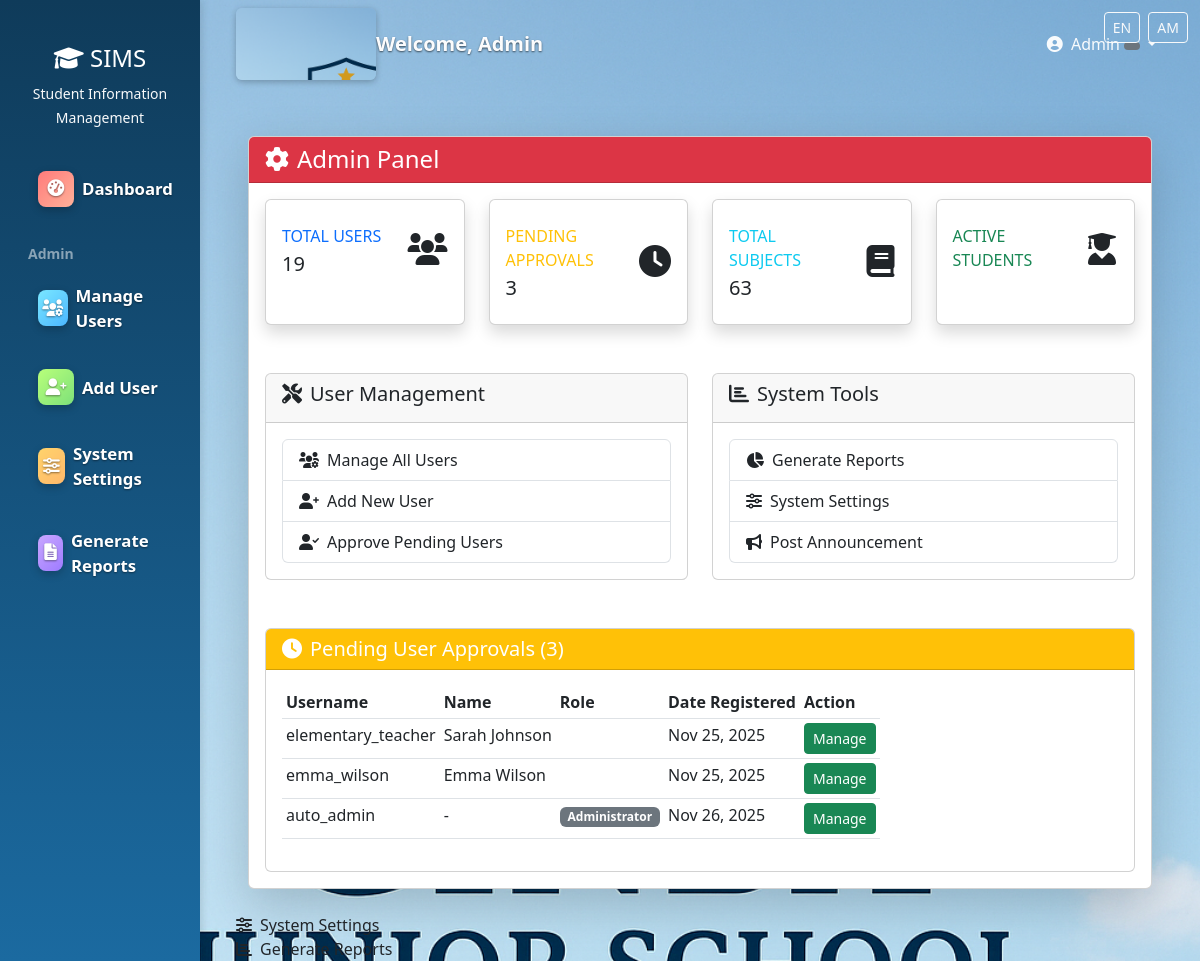
The page /users/admin-panel/ (signed in) on the database as committed earlier.
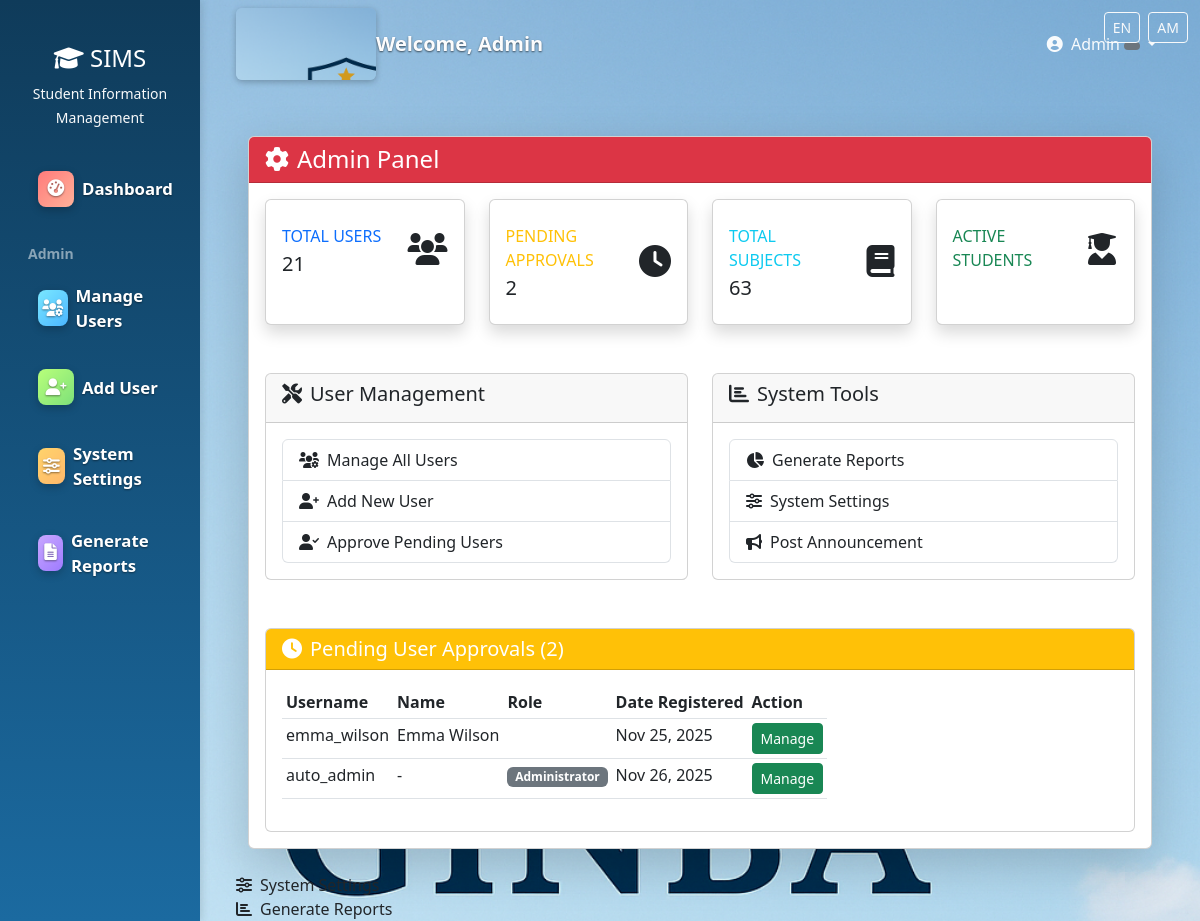
The same page on the database as committed later.
### users/models.py (models this page shows, shortened)
class User(AbstractUser):
    ROLE_CHOICES = (
        ('admin', 'Administrator'),
        ('teacher', 'Teacher'),
        ('student', 'Student'),
        ('registrar', 'Registrar'),
        ('finance', 'Finance Officer'),
        ('parent', 'Parent'),
    )
    role = models.CharField(max_length=20, choices=ROLE_CHOICES)
    phone = models.CharField(max_length=15, blank=True)
    address = models.TextField(blank=True)
    date_of_birth = models.DateField(null=True, blank=True)
    profile_picture = models.ImageField(upload_to='profiles/', null=True, blank=True)
    is_approved = models.BooleanField(default=False)
    created_at = models.DateTimeField(auto_now_add=True)

### users/admin_views.py (the view)
# urls.py: path('admin-panel/', admin_views.admin_panel, name='admin_panel'),
@login_required
def admin_panel(request):
    if not (getattr(request.user, 'role', None) == 'admin' or request.user.is_superuser):
        messages.error(request, "You don't have permission to access this page.")
        return redirect('dashboard')
    try:
        total_subjects = Subject.objects.filter(is_active=True).count()
    except Exception:
        total_subjects = 0  # Default value if subjects table doesn't exist
    stats = {
        'total_users': User.objects.count(),
        'pending_approvals': User.objects.filter(is_approved=False).count(),
        'total_subjects': total_subjects,
        'recent_registrations': User.objects.order_by('-date_joined')[:5],
    }
    context = {
        'stats': stats,
        'pending_users': User.objects.filter(is_approved=False),
        'notifications': Notification.objects.filter(user=request.user).order_by('-created_at')[:10],
    }
    return render(request, 'admin/admin_panel.html', context)

### templates/admin/admin_panel.html (shortened to what the changed rows need)
{% extends 'base.html' %}
{% load static %}
{% block content %}
<div class="container-fluid py-4">
    <div class="row">
        <div class="col-12">
            <div class="card shadow-lg">
                <div class="card-body">
                    <div class="row mb-4">
                        <div class="col-xl-3 col-md-6 mb-4">
                            <div class="card border-left-primary shadow h-100 py-2">
                                <div class="card-body">
                                    <div class="row no-gutters align-items-center">
                                        <div class="col mr-2">
                                            <div class="text-xs font-weight-bold text-primary text-uppercase mb-1">Total Users</div>
                                            <div class="h5 mb-0 font-weight-bold text-gray-800">{{ stats.total_users }}</div>
                                        </div>
                                    </div>
                                </div>
                            </div>
                        </div>
                        <div class="col-xl-3 col-md-6 mb-4">
                            <div class="card border-left-warning shadow h-100 py-2">
                                <div class="card-body">
                                    <div class="row no-gutters align-items-center">
                                        <div class="col mr-2">
                                            <div class="text-xs font-weight-bold text-warning text-uppercase mb-1">Pending Approvals</div>
                                            <div class="h5 mb-0 font-weight-bold text-gray-800">{{ stats.pending_approvals }}</div>
                                        </div>
                                    </div>
                                </div>
                            </div>
                        </div>
                    </div>
                    {% if pending_users %}
                    <div class="card mt-4">
                        <div class="card-header bg-warning text-white">
                            <h5 class="card-title mb-0">
                                <i class="fas fa-clock me-2"></i>Pending User Approvals ({{ pending_users.count }})
                            </h5>
                        </div>
                        <div class="card-body">
                            <div class="table-responsive">
                                <table class="table table-sm">
                                    <thead>
                                        <tr>
                                            <th>Username</th>
                                            <th>Name</th>
                                            <th>Role</th>
                                            <th>Date Registered</th>
                                            <th>Action</th>
                                        </tr>
                                    </thead>
                                    <tbody>
                                        {% for user in pending_users %}
                                        <tr>
                                            <td>{{ user.username }}</td>
                                            <td>{{ user.get_full_name|default:"-" }}</td>
                                            <td>
                                                <span class="badge bg-secondary">{{ user.get_role_display }}</span>
                                            </td>
                                            <td>{{ user.date_joined|date:"M d, Y" }}</td>
                                            <td>
                                                <a href="{% url 'manage_users' %}" class="btn btn-sm btn-success">Manage</a>
                                            </td>
                                        </tr>
                                        {% endfor %}
                                    </tbody>
                                </table>
                            </div>
                        </div>
                    </div>
                    {% endif %}
                </div>
            </div>
        </div>
    </div>
</div>
{% endblock %}

Rows that differ between the two databases and show on the page:
no longer on this page (row edited): User: username "elementary_teacher", get_full_name "Sarah Johnson", date_joined "Nov 25, 2025"
Other text that changed with them:
{{ stats.total_users }}: "19" → "21"
{{ stats.pending_approvals }}: "3" → "2"
{{ pending_users.count }}: "3" → "2"
